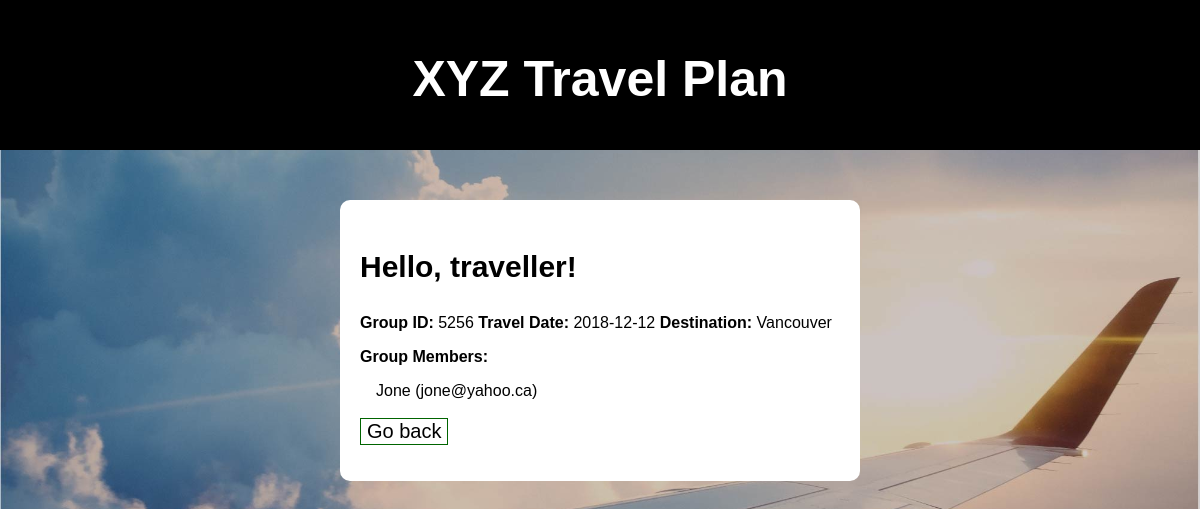
Page /userDashboard.php (signed in) on the committed database.
### tables this page shows
CREATE TABLE `user_info` (
  `RegistrationId` int(11) NOT NULL,
  `Name` varchar(50) NOT NULL,
  `Address` varchar(30) NOT NULL,
  `Date` varchar(10) NOT NULL,
  `Email` varchar(20) NOT NULL,
  `PackageId` int(11) NOT NULL,
  `GroupId` int(11) DEFAULT NULL,
  `Password` varchar(50) NOT NULL
);

CREATE TABLE `group_info` (
  `GroupId` int(11) NOT NULL,
  `PackageId` int(11) NOT NULL,
  `GroupSize` int(11) NOT NULL,
  `Date` varchar(50) NOT NULL
);

CREATE TABLE `vacationplan` (
  `PackageId` int(11) NOT NULL,
  `PackageName` varchar(40) NOT NULL
);

### userDashboard.php (the view, shortened to what this page needs)
<?php
$userCredential = $_SESSION['userIdent'];
$host = "localhost";
$user = "root";
$password = "";
$dbName = "project2";
$con = mysqli_connect($host, $user, $password, $dbName) or die("Connection Failed: ");
$showClass = "hidden";
$htmlOutput = "";
if (is_numeric($userCredential)){
    $query = "SELECT GroupId FROM user_info WHERE RegistrationId = '$userCredential' ";
    $result = mysqli_query($con, $query) or die("query is failed" . mysqli_error($con));
    $row = mysqli_fetch_row($result);
    if (empty($row[0])){ $htmlOutput = "<p><b>Sorry, no group has been assigned to you yet. Come back tomorrow!</b></p><br><button class=\"button\" onclick=\"location.href = 'index.php';\">Go back</button>"; }
    else{ $htmlOutput = getGroupInfo($con, $userCredential); }
}else{
    $query = "SELECT GroupId, RegistrationId FROM user_info WHERE Email = '$userCredential' ";
    $result = mysqli_query($con, $query) or die("query is failed" . mysqli_error($con));
    $row = mysqli_fetch_row($result);
    if (empty($row[0])){ $htmlOutput = "<p><b>Sorry, no group has been assigned to you yet. Come back tomorrow!</b></p><br><button class=\"button\" onclick=\"location.href = 'index.php';\">Go back</button>"; }
    else{ $htmlOutput = getGroupInfo($con, $row[1]); }
}
function getGroupInfo($con, $userId){
    $query = "SELECT u.GroupId, g.Date, v.PackageName FROM user_info u
                JOIN group_info g ON g.GroupId = u.GroupId
                JOIN vacationplan v ON u.PackageId = v.PackageId
                WHERE RegistrationId = '$userId'";
    $result = mysqli_query($con, $query) or die("query is failed" . mysqli_error($con));
    $row = mysqli_fetch_row($result);
    $groupId = $row[0];
    $output = "<p><b>Group ID: </b>" . $groupId . " <b>Travel Date: </b>" . $row[1] . " <b>Destination: </b>" . $row[2] . "</p>";
    $output .= "<p><b>Group Members: </b></p>";
    $query = "SELECT Name, Email FROM user_info
                WHERE GroupId = '$groupId'";
    $result = mysqli_query($con, $query) or die("query is failed" . mysqli_error($con));
    while ($row = mysqli_fetch_row($result)) {
        $output .= "<p class=\"travelersList\"> $row[0] ($row[1])<br>";
    }
    $output .= "<br><button class=\"button\" onclick=\"location.href = 'index.php';\">Go back</button>";
    return $output;
}
?>
<!DOCTYPE html>
<html lang="en">
<head>
</head>
<body>
<div style="width: 100%; height: 100px;padding-top: 50px; background-color: black; margin-top: 0">
    <h1 style="text-align: center; margin-top: 0; color: white;">XYZ Travel Plan</h1>
</div>
<main>
    <h3 style="font-size: 30px">Hello, traveller!</h3>
    <div class="<?php print $showClass?>">
        <?php print $htmlOutput; ?>
    </div>
</main>
</body>
</html>

### userDashboard.php (style rules this page uses)
body { margin: 0; padding: 0; border: 0; background: url("./img/airplane.jpg"); background-size: 100% ; }
h1,h2,h3,h4,p { font-family: Arial, Helvetica, sans-serif; }
h1 { font-size: 50px; }
main { margin: 0 auto; margin-top: 50px; padding: 20px; width: 40%; background-color: white; border-radius: 10px; }
.button { font-size: 20px; background-color: white; border: 1px solid darkgreen; }
.travelersList { text-indent: 1em; }

### rows in the picture
user_info: GroupId "5256", GroupId.Date "2018-12-12", PackageId.PackageName "Vancouver", Name "Jone", Email "jone@yahoo.ca"
